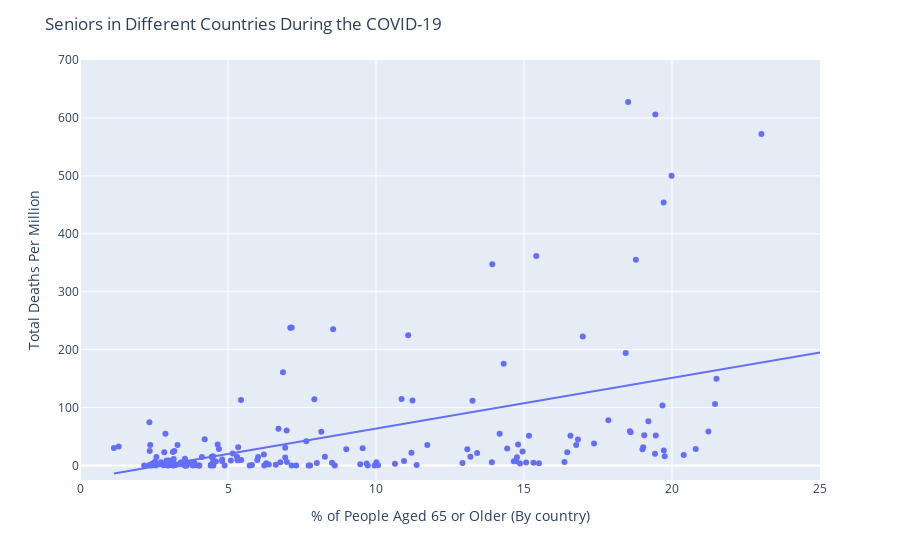

The cell this chart's notebook holds for it:
### Code cell
fig = px.scatter(countries_data_number_index, x="% of Aged 65 or older",y="Total Deaths Per Million", 
                hover_name="Country",size_max=45,range_x=[0,25],range_y=[-25,700],
                trendline="ols"
                )
fig.update_layout(
  title='Seniors in Different Countries During the COVID-19',
  xaxis_title_text='% of People Aged 65 or Older (By country)', yaxis_title_text='Total Deaths Per Million'
)


fig.show()
results = px.get_trendline_results(fig)
print(results)
results.px_fit_results.iloc[0].summary()

### Figure 1 — Plotly figure (JSON) as saved in the notebook; plotly's stock layout.template omitted (floating-point values rounded to 4 significant figures; data arrays with more than 128 entries replaced by an {"elided": "..."} marker saying what was removed)
{"data": [{"hovertemplate": "<b>%{hovertext}</b><br><br>% of Aged 65 or older=%{x}<br>Total Deaths Per Million=%{y}<extra></extra>", "hovertext": {"elided": "209 str values"}, "legendgroup": "", "marker": {"color": "#636efa", "symbol": "circle"}, "mode": "markers", "name": "", "orientation": "v", "showlegend": false, "type": "scatter", "x": {"elided": "209 float values"}, "xaxis": "x", "y": {"elided": "209 float values"}, "yaxis": "y"}, {"hovertemplate": "<b>OLS trendline</b><br>Total Deaths Per Million = 8.75894 * % of Aged 65 or older + -23.832<br>R<sup>2</sup>=0.200313<br><br>% of Aged 65 or older=%{x}<br>Total Deaths Per Million=%{y} <b>(trend)</b><extra></extra>", "legendgroup": "", "marker": {"color": "#636efa", "symbol": "circle"}, "mode": "lines", "name": "", "showlegend": false, "type": "scatter", "x": {"elided": "182 float values"}, "xaxis": "x", "y": {"elided": "182 float values"}, "yaxis": "y"}], "layout": {"legend": {"tracegroupgap": 0}, "margin": {"t": 60}, "title": {"text": "Seniors in Different Countries During the COVID-19"}, "xaxis": {"anchor": "y", "domain": [0, 1], "range": [0, 25], "title": {"text": "% of People Aged 65 or Older (By country)"}}, "yaxis": {"anchor": "x", "domain": [0, 1], "range": [-25, 700], "title": {"text": "Total Deaths Per Million"}}}}
